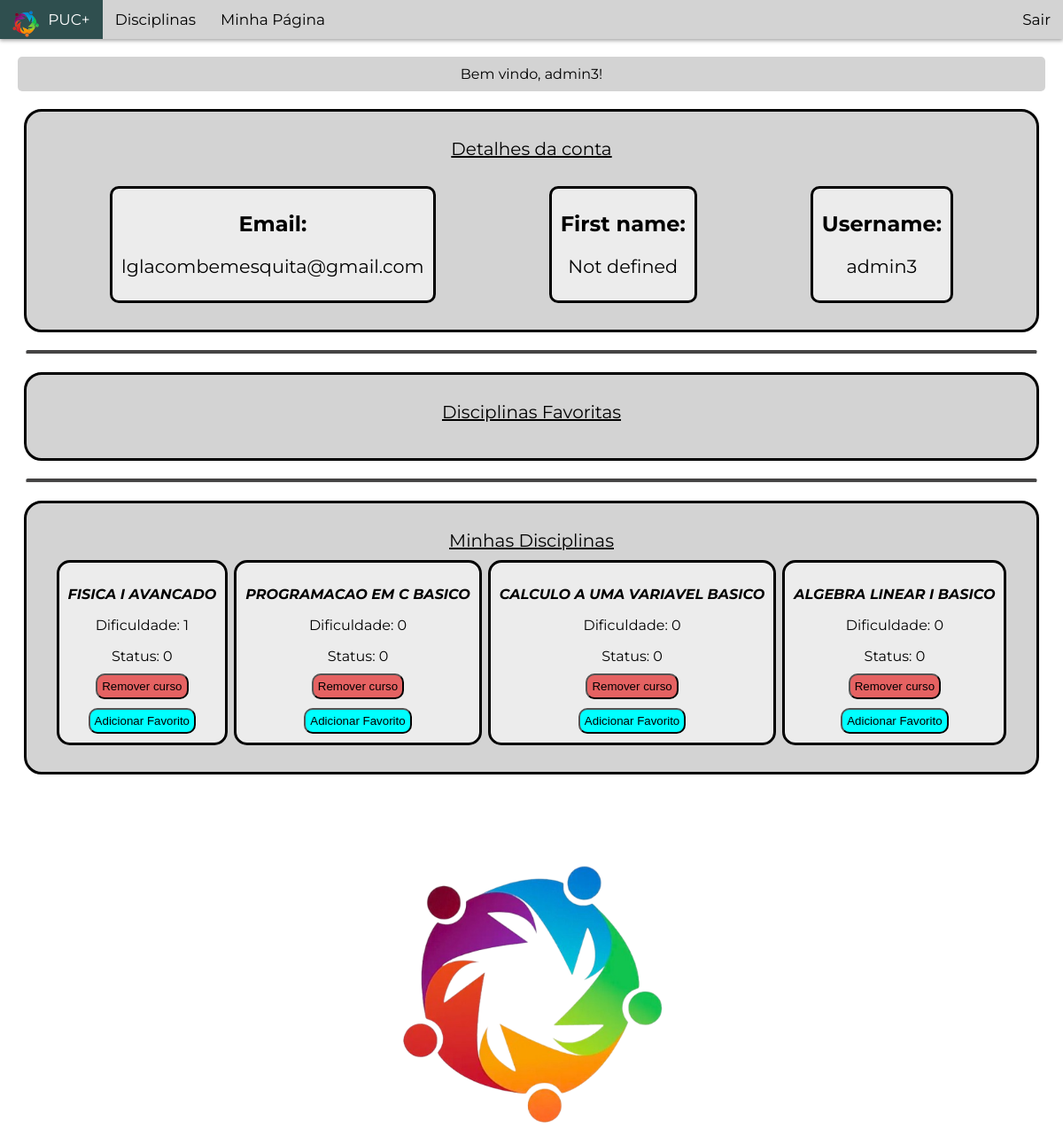
The page /perfil/ (signed in) on the database its author committed.
### app/models.py (models this page shows, shortened)
class UserCourse(models.Model):
  course = models.ForeignKey(Course, on_delete=models.CASCADE)
  user = models.ForeignKey(User, on_delete=models.CASCADE)
  status = models.IntegerField(default=0)
  favorite = models.IntegerField(default = 0)
  class Meta:
    unique_together = ('user', 'course')

class Course(models.Model):
  name = models.CharField(max_length=40)
  dificulty = models.IntegerField(default=0)
  discipline = models.ForeignKey(Discipline, blank=True, null=True, on_delete = models.CASCADE)

### app/views.py (the view)
# urls.py: path('perfil/', views.perfil, name="perfil"),
@login_required
def perfil(request):
  courses = UserCourse.objects.filter(user=request.user)
  return render(request,'perfil.html', {
    'userCourse': courses,
  })

### app/templates/perfil.html (shortened to what this page needs)
{% extends "layout.html" %}
{% load static %}
{% block main %}
    <div class="userbar">
        Bem vindo, {{ request.user.username }}!
    </div>
    <div class="container-exam" style="justify-content: space-around; text-align: center">
        <span style="width: 100%; font-size: 20px; margin-bottom: 30px;"><u>Detalhes da conta</u></span>
        <div style="border: 3px solid black; border-radius: 10px; padding: 5px 10px; background-color: rgb(236, 236, 236)">
            <h2>Email:</h2>
            <p style="font-size: 1.3rem;">{{ request.user.email }}</p>
        </div>
        <div style="border: 3px solid black; border-radius: 10px; padding: 5px 10px; background-color: rgb(236, 236, 236)">
            <h2>First name:</h2>
            <p style="font-size: 1.3rem;">
                {% if request.user.first_name %}
                    {{ request.user.first_name }}
                {% else %}
                    Not defined
                {% endif %}
            </p>
        </div>
        <div style="border: 3px solid black; border-radius: 10px; padding: 5px 10px; background-color: rgb(236, 236, 236)">
            <h2>Username:</h2>
            <p style="font-size: 1.3rem;">{{ request.user.username }}</p>
        </div>
    </div>
    <hr class="divider">
    <div class="container-exam" style="justify-content: space-around; text-align: center">
        <span style="font-size: 20px; margin-bottom: 10px; width: 100%;"><u>Disciplinas Favoritas</u></span>
    </div>
    <hr class="divider">
    <div class="container-exam" style="justify-content: space-around; text-align: center">
        <span style="font-size: 20px; margin-bottom: 10px; width: 100%;"><u>Minhas Disciplinas</u></span>
        {% for course in userCourse %}
            <div style="border: 3px solid black; border-radius: 15px; padding:10px; background-color: rgb(236, 236, 236);">
                <p><b><i>{{ course.course.name }}</i></b></p>
                <p>Dificuldade: {{ course.course.dificulty }}</p>
                <p class="central">Status: {{ course.status }}</p>
                <form action="/userCourse/delete/">
                    <button class="removeCourse" type="submit">Remover curso</button>
                </form>
                <form action="/userCourse/favorite/" method="post">
                    <button type="submit" class="addFavorite">Adicionar Favorito</button>
                </form>
            </div>
        {% endfor %}
    </div>
    <img class="central" style="width: 300px; padding: 80px 0px 20px 0px" src="{% static 'LogoPUCMais.png' %}">
{% endblock %}

### app/static/style.css (style rules this page uses)
html { height: 100%; width: 100% }
body { font-family: "Montserrat"; background-color: white; color: black; margin: 0px; }
.userbar { background-color: lightgray; font-size: 16px; text-align: center; margin: 20px; padding: 10px; border-radius: 5px; position: relative; z-index: -1; }
.central { display: flex; justify-content: center; align-items: center; margin: auto; }
.divider { width: 95%; margin: 5px auto; border-top: 4px solid rgb(69, 68, 68); border-radius: 3px; }

### rows shown on the page
UserCourse: course.name "FISICA I AVANCADO", course.dificulty "1", status "0"
UserCourse: course.name "PROGRAMACAO EM C BASICO", course.dificulty "0", status "0"
UserCourse: course.name "CALCULO A UMA VARIAVEL BASICO", course.dificulty "0", status "0"
UserCourse: course.name "ALGEBRA LINEAR I BASICO", course.dificulty "0", status "0"

### other values the page prints
{{ request.user.username }} "admin3"
{{ request.user.email }} "lglacombemesquita@gmail.com"
